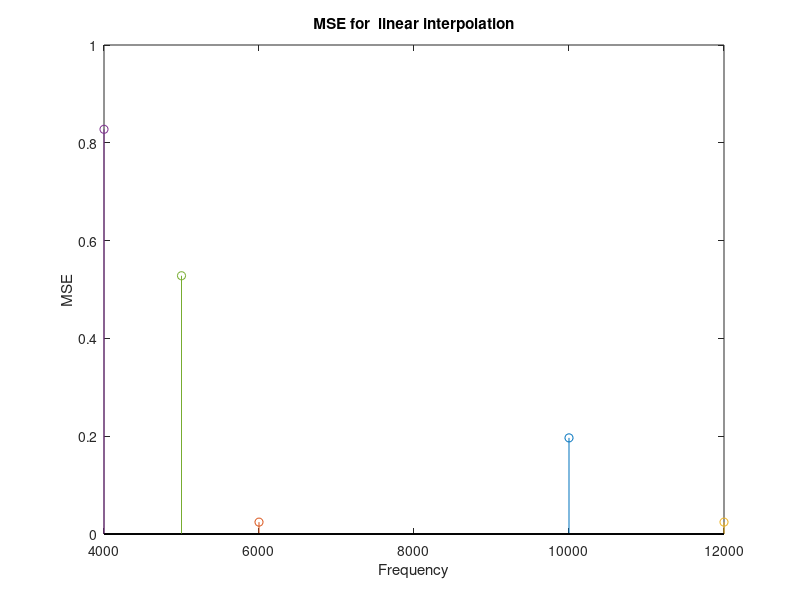

The MATLAB source for this figure:
clear all;
close all;
clc;

f = 3000;
N_cycles = 5;
A = 1;
Ns = 1024;

Fs= 100000;
Fs1= 10000;
Fs2= 6000;
Fs3= 12000;
Fs4= 4000;
Fs5= 5000;

n=0: 1 :(Fs/f)*N_cycles;
n1=0: 1 :(Fs1/f)*N_cycles;
n2=0: 1 :(Fs2/f)*N_cycles;
n3=0: 1 :(Fs3/f)*N_cycles;
n4=0: 1 :(Fs4/f)*N_cycles;
n5=0: 1 :(Fs5/f)*N_cycles;

x= A*cos(2*pi*( f*n) / Fs );
x1= A*cos(2*pi*( f*n1) / Fs1 );
x2= A*cos(2*pi*( f*n2) / Fs2 );
x3= A*cos(2*pi*( f*n3) / Fs3 );
x4= A*cos(2*pi*( f*n4) / Fs4 );
x5= A*cos(2*pi*( f*n5) / Fs5 );


interval1= 0: 1 :max(n1);
interval2= 0: 1 :max(n2);
interval3= 0: 1 :max(n3);
interval4= 0: 1 :max(n4);
interval5= 0: 1 :max(n5);

interval_1= 0: max(n1)/max(n): max(n1);
interval_2= 0: max(n2)/max(n): max(n2);
interval_3= 0: max(n3)/max(n): max(n3);
interval_4= 0: max(n4)/max(n): max(n4);
interval_5= 0: max(n5)/max(n): max(n5);

% For Nearest interpolation technique
yin1= interp1(interval1,x1,interval_1, 'linear');
yin2= interp1(interval2,x2,interval_2, 'linear');
yin3= interp1(interval3,x3,interval_3, 'linear');
yin4= interp1(interval4,x4,interval_4, 'linear');
yin5= interp1(interval5,x5,interval_5, 'linear');

msen1 = mean((x-yin1).^2);
msen2 = mean((x-yin2).^2);
msen3 = mean((x-yin3).^2);
msen4 = mean((x-yin4).^2);
msen5 = mean((x-yin5).^2);

stem(Fs1, msen1);
title("MSE for  linear interpolation");
xlabel("Frequency");
ylabel("MSE");

hold on;
stem(Fs2, msen2);

hold on;
stem(Fs3, msen3);

hold on;
stem(Fs4, msen4);

hold on;
stem(Fs5, msen5);
